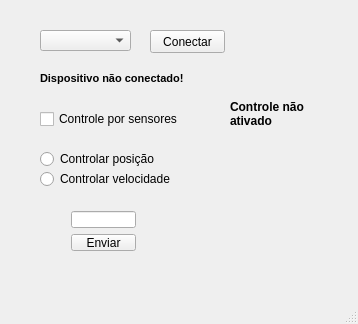
<?xml version="1.0" encoding="UTF-8"?>
<ui version="4.0">
 <class>SRCA</class>
 <widget class="QMainWindow" name="SRCA">
  <property name="geometry">
   <rect>
    <x>0</x>
    <y>0</y>
    <width>358</width>
    <height>324</height>
   </rect>
  </property>
  <property name="windowTitle">
   <string>SRCAD</string>
  </property>
  <widget class="QWidget" name="centralWidget">
   <widget class="QCheckBox" name="checkBox">
    <property name="geometry">
     <rect>
      <x>40</x>
      <y>110</y>
      <width>181</width>
      <height>18</height>
     </rect>
    </property>
    <property name="text">
     <string>Controle por sensores</string>
    </property>
   </widget>
   <widget class="QComboBox" name="comboBox">
    <property name="geometry">
     <rect>
      <x>40</x>
      <y>30</y>
      <width>91</width>
      <height>21</height>
     </rect>
    </property>
   </widget>
   <widget class="QPushButton" name="pushButton">
    <property name="geometry">
     <rect>
      <x>150</x>
      <y>30</y>
      <width>75</width>
      <height>23</height>
     </rect>
    </property>
    <property name="text">
     <string>Conectar</string>
    </property>
   </widget>
   <widget class="QLabel" name="label">
    <property name="geometry">
     <rect>
      <x>40</x>
      <y>70</y>
      <width>201</width>
      <height>16</height>
     </rect>
    </property>
    <property name="font">
     <font>
      <pointsize>8</pointsize>
      <weight>75</weight>
      <bold>true</bold>
     </font>
    </property>
    <property name="text">
     <string>Dispositivo não conectado!</string>
    </property>
   </widget>
   <widget class="QRadioButton" name="radioButton">
    <property name="geometry">
     <rect>
      <x>40</x>
      <y>170</y>
      <width>171</width>
      <height>18</height>
     </rect>
    </property>
    <property name="text">
     <string>Controlar velocidade</string>
    </property>
   </widget>
   <widget class="QRadioButton" name="radioButton_2">
    <property name="geometry">
     <rect>
      <x>40</x>
      <y>150</y>
      <width>151</width>
      <height>18</height>
     </rect>
    </property>
    <property name="text">
     <string>Controlar posição</string>
    </property>
   </widget>
   <widget class="QLabel" name="label_2">
    <property name="geometry">
     <rect>
      <x>230</x>
      <y>100</y>
      <width>101</width>
      <height>91</height>
     </rect>
    </property>
    <property name="font">
     <font>
      <weight>75</weight>
      <bold>true</bold>
     </font>
    </property>
    <property name="text">
     <string>Controle não ativado</string>
    </property>
    <property name="alignment">
     <set>Qt::AlignLeading|Qt::AlignLeft|Qt::AlignTop</set>
    </property>
    <property name="wordWrap">
     <bool>true</bool>
    </property>
   </widget>
   <widget class="QWidget" name="layoutWidget">
    <property name="geometry">
     <rect>
      <x>60</x>
      <y>200</y>
      <width>87</width>
      <height>62</height>
     </rect>
    </property>
    <layout class="QVBoxLayout" name="verticalLayout">
     <item>
      <widget class="QLineEdit" name="lineEdit"/>
     </item>
     <item>
      <widget class="QPushButton" name="pushButton_2">
       <property name="text">
        <string>Enviar</string>
       </property>
      </widget>
     </item>
    </layout>
   </widget>
   <widget class="QWidget" name="layoutWidget">
    <property name="geometry">
     <rect>
      <x>210</x>
      <y>240</y>
      <width>91</width>
      <height>19</height>
     </rect>
    </property>
    <layout class="QHBoxLayout" name="horizontalLayout">
     <item>
      <widget class="QLabel" name="label_4">
       <property name="text">
        <string>RX:</string>
       </property>
       <property name="alignment">
        <set>Qt::AlignRight|Qt::AlignTrailing|Qt::AlignVCenter</set>
       </property>
      </widget>
     </item>
     <item>
      <widget class="QLabel" name="label_3">
       <property name="text">
        <string>0</string>
       </property>
      </widget>
     </item>
    </layout>
   </widget>
  </widget>
  <widget class="QMenuBar" name="menuBar">
   <property name="geometry">
    <rect>
     <x>0</x>
     <y>0</y>
     <width>358</width>
     <height>25</height>
    </rect>
   </property>
  </widget>
  <widget class="QStatusBar" name="statusBar"/>
 </widget>
 <layoutdefault spacing="6" margin="11"/>
 <resources/>
 <connections/>
</ui>
